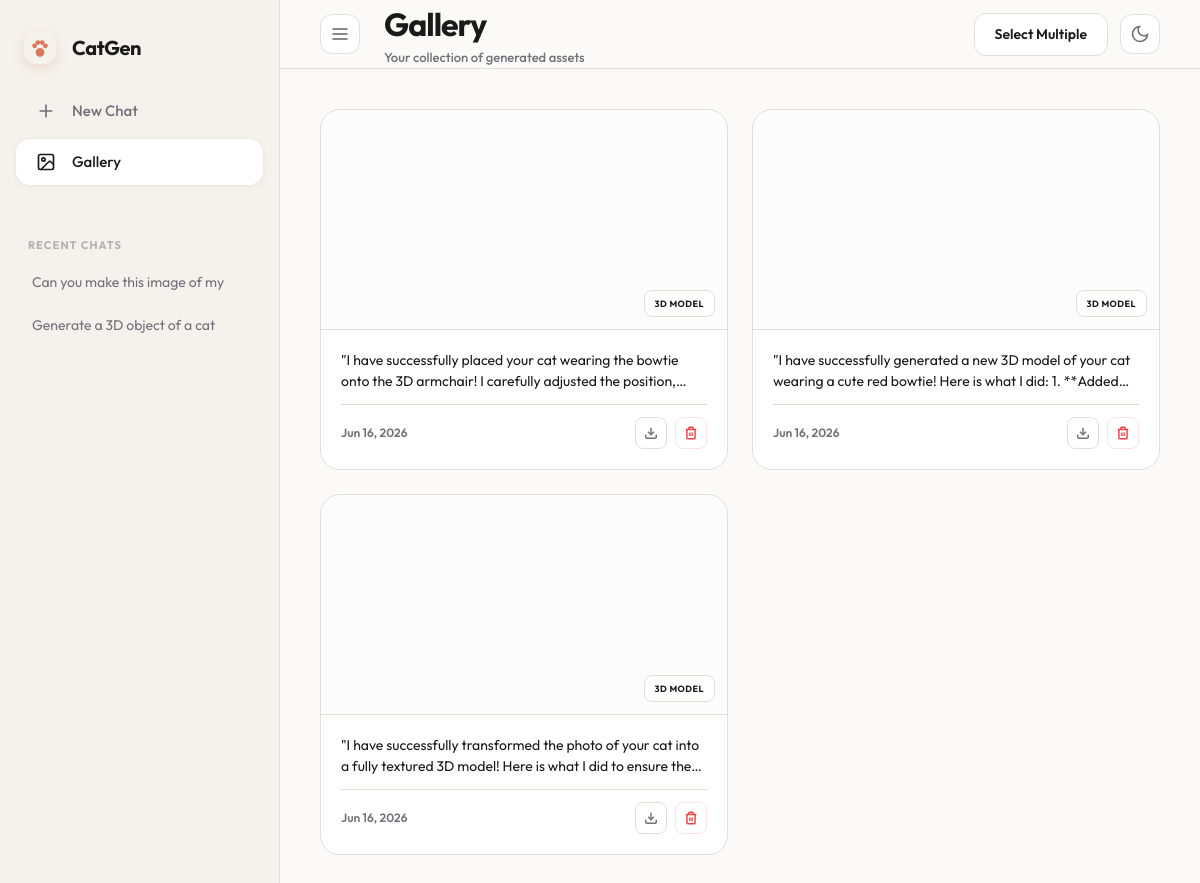
The app's page /gallery/, older data.
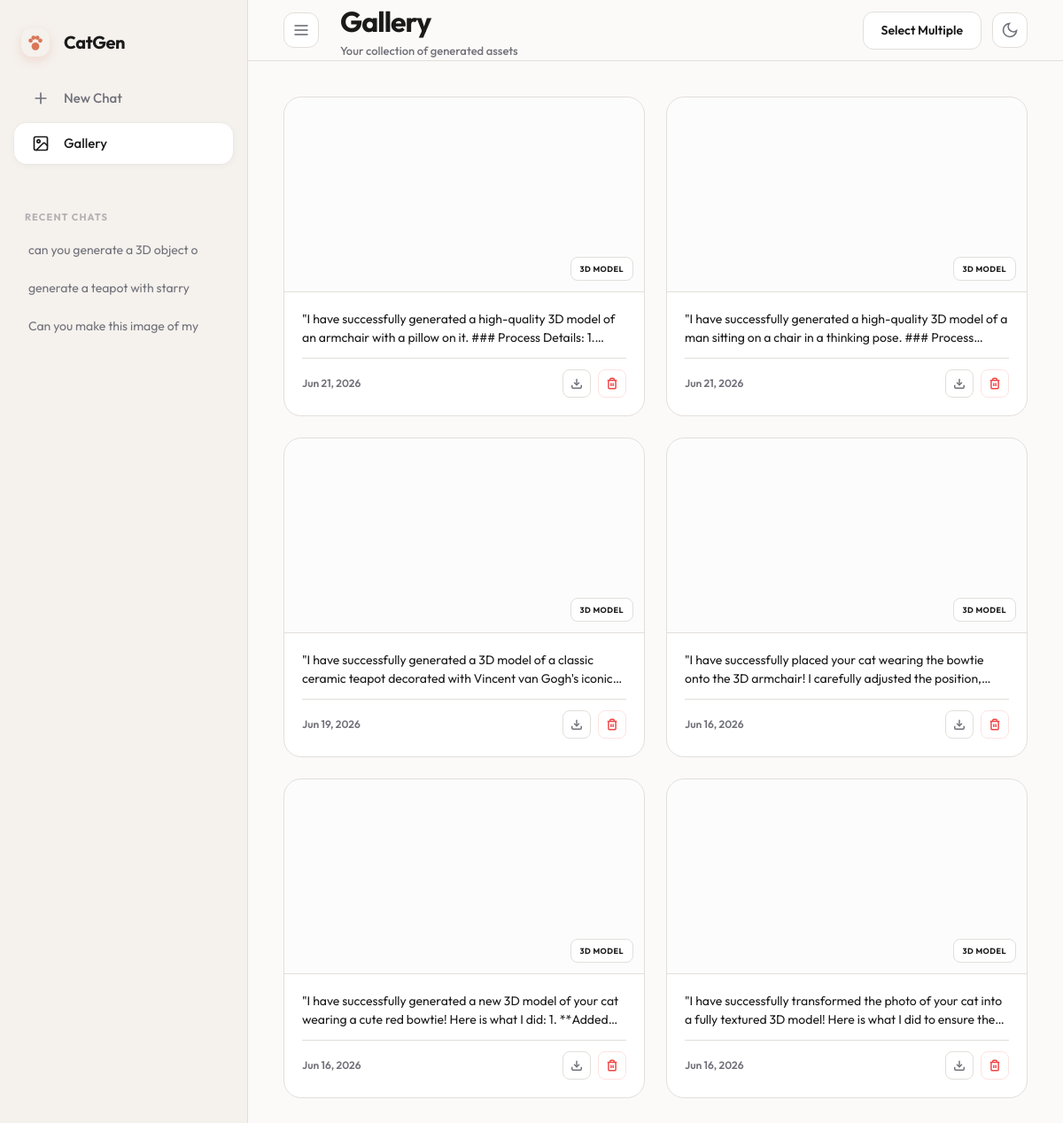
The same page, newer data.
### chat_interface/models.py (models this page shows, shortened)
class ChatSession(models.Model):
    title = models.CharField(max_length=100, default="New Chat")
    created_at = models.DateTimeField(default=now)
    class Meta:
        ordering = ['-created_at'] # Newest chats at the top

class ChatMessage(models.Model):
    session = models.ForeignKey(ChatSession, on_delete=models.SET_NULL, null=True, related_name="messages")
    sender = models.CharField(max_length=50) # 'user' or 'assistant'
    text = models.TextField()
    object_path = models.URLField(blank=True, null=True) # For the 3D GLB file (primary/first)
    object_paths = models.TextField(blank=True, default="")
    modal_call_id = models.CharField(max_length=255, blank=True, null=True)
    attachment = models.ImageField(upload_to='chat_attachments/', blank=True, null=True)
    mesh_upload = models.FileField(upload_to='chat_meshes/', blank=True, null=True)
    created_at = models.DateTimeField(default=now)
    class Meta:
        ordering = ['created_at'] # Oldest to newest for chat history

### chat_interface/views.py (the view)
# urls.py: path('gallery/', views.gallery, name='gallery'),
def gallery(request):
    all_sessions = ChatSession.objects.all()
    generated_assets = ChatMessage.objects.exclude(object_path__isnull=True).exclude(object_path__exact='').order_by('-created_at')
    return render(request, 'chat_interface/gallery.html', {
        'all_sessions': all_sessions,
        'assets': generated_assets
    })

### chat_interface/templates/chat_interface/gallery.html (shortened to what this page needs)
<!DOCTYPE html>
<html lang="en">
<head>
    <script src="https://cdn.tailwindcss.com"></script>
</head>
<body>
    <aside id="sidebar">
        <div class="sidebar-header">
            <a href="{% url 'index' %}" class="logo-group" style="text-decoration: none; cursor: pointer;">
                <div class="logo-icon" style="background: transparent; color: var(--accent); display: flex; align-items: center; justify-content: center; width: 32px; height: 32px;">
                    <svg width="26" height="26" viewBox="0 0 24 24" fill="currentColor"><circle cx="12" cy="16" r="4"/><circle cx="7" cy="10" r="2.2"/><circle cx="10" cy="7" r="2.2"/><circle cx="14" cy="7" r="2.2"/><circle cx="17" cy="10" r="2.2"/></svg>
                </div>
                <span class="logo-text">CatGen</span>
            </a>
        </div>
        <nav class="sidebar-nav">
            <a href="{% url 'new_chat' %}" class="nav-item">
                <svg width="20" height="20" viewBox="0 0 24 24" fill="none" stroke="currentColor" stroke-width="2" stroke-linecap="round" stroke-linejoin="round"><path d="M12 5v14M5 12h14"/></svg>
                <span>New Chat</span>
            </a>
            <a href="{% url 'gallery' %}" class="nav-item active">
                <svg width="20" height="20" viewBox="0 0 24 24" fill="none" stroke="currentColor" stroke-width="2" stroke-linecap="round" stroke-linejoin="round"><rect x="3" y="3" width="18" height="18" rx="2"/><circle cx="9" cy="9" r="2"/><path d="m21 15-3-3a2 2 0 0 0-3 0L6 21"/></svg>
                <span>Gallery</span>
            </a>
        </nav>
        <div class="chat-history">
            <div class="history-label">Recent Chats</div>
            {% for session in all_sessions %}
                <div class="history-item-wrapper" id="session-{{ session.id }}">
                    <a href="{% url 'chat_detail' session.id %}" class="history-link">
                        {{ session.title }}
                    </a>
                </div>
            {% endfor %}
        </div>
    </aside>
    <main id="main-content">
        <header class="header-bar">
            <div class="header-left">
                <button id="toggle-sidebar" class="toggle-btn">
                    <svg width="20" height="20" viewBox="0 0 24 24" fill="none" stroke="currentColor" stroke-width="2"><line x1="3" y1="12" x2="21" y2="12"/><line x1="3" y1="6" x2="21" y2="6"/><line x1="3" y1="18" x2="21" y2="18"/></svg>
                </button>
                <div>
                    <h1 style="font-size: 32px; font-weight: 700; letter-spacing: -0.03em;">Gallery</h1>
                    <p style="font-size: 13px; color: var(--text-muted); font-weight: 500;">Your collection of generated assets</p>
                </div>
            </div>
            <div class="header-right">
                <button id="select-mode-btn" class="btn-premium">
                    Select Multiple
                </button>
                <button id="theme-toggle" class="toggle-btn">
                    <svg id="moon-icon" width="20" height="20" viewBox="0 0 24 24" fill="none" stroke="currentColor" stroke-width="2"><path d="M21 12.79A9 9 0 1 1 11.21 3 7 7 0 0 0 21 12.79z"/></svg>
                </button>
            </div>
        </header>
        <div class="asset-grid">
            {% if assets %}
                {% for asset in assets %}
                    <div class="asset-card fade-in" data-id="{{ asset.id }}">
                        <div class="asset-preview">
                            <div class="asset-badge">
                                {% if ".glb" in asset.object_path %}3D Model{% else %}Image{% endif %}
                            </div>
                        </div>
                        <div class="asset-info">
                            <p class="asset-text">"{{ asset.text }}"</p>
                            <div class="asset-meta">
                                <span style="font-size: 12px; font-weight: 600; color: var(--text-muted);">{{ asset.created_at|date:"M d, Y" }}</span>
                                <div style="display: flex; gap: 8px;">
                                    <a href="{{ asset.object_path }}" download class="toggle-btn" style="width: 32px; height: 32px; border-radius: 8px;">
                                        <svg width="14" height="14" viewBox="0 0 24 24" fill="none" stroke="currentColor" stroke-width="2.5"><path d="M21 15v4a2 2 0 0 1-2 2H5a2 2 0 0 1-2-2v-4"/><polyline points="7 10 12 15 17 10"/><line x1="12" x2="12" y1="15" y2="3"/></svg>
                                    </a>
                                    <button onclick="deleteSingle('{{ asset.id }}')" class="toggle-btn" style="width: 32px; height: 32px; border-radius: 8px; border-color: #fee2e2; color: #ef4444;">
                                        <svg width="14" height="14" viewBox="0 0 24 24" fill="none" stroke="currentColor" stroke-width="2.5"><path d="M3 6h18M19 6v14c0 1-1 2-2 2H7c-1 0-2-1-2-2V6M8 6V4c0-1 1-2 2-2h4c1 0 2 1 2 2v2M10 11v6M14 11v6"/></svg>
                                    </button>
                                </div>
                            </div>
                        </div>
                    </div>
                {% endfor %}
            {% endif %}
        </div>
    </main>
</body>
</html>

Row changes from the older to the newer data that the page shows:
removed ChatSession: title "Generate a 3D object of a cat"
added ChatSession: title "can you generate a 3D object o"
added ChatSession: title "generate a teapot with starry"
added ChatMessage: shows "3D MODEL", text "I have successfully generated a high-quality 3D model of an armchair with a pillow on it. ### Process Details:…", created_at "Jun 21, 2026"
added ChatMessage: shows "3D MODEL", text "I have successfully generated a high-quality 3D model of a man sitting on a chair in a thinking pose. ###…", created_at "Jun 21, 2026"
added ChatMessage: shows "3D MODEL", text "I have successfully generated a 3D model of a classic ceramic teapot decorated with Vincent van Gogh's…", created_at "Jun 19, 2026"
